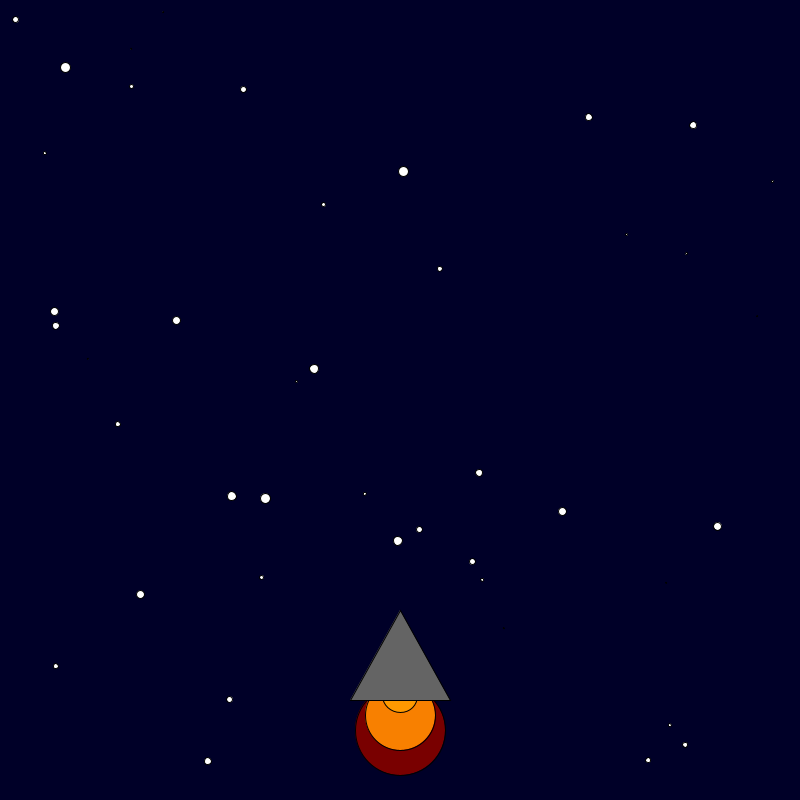
Frame 1 (no input)
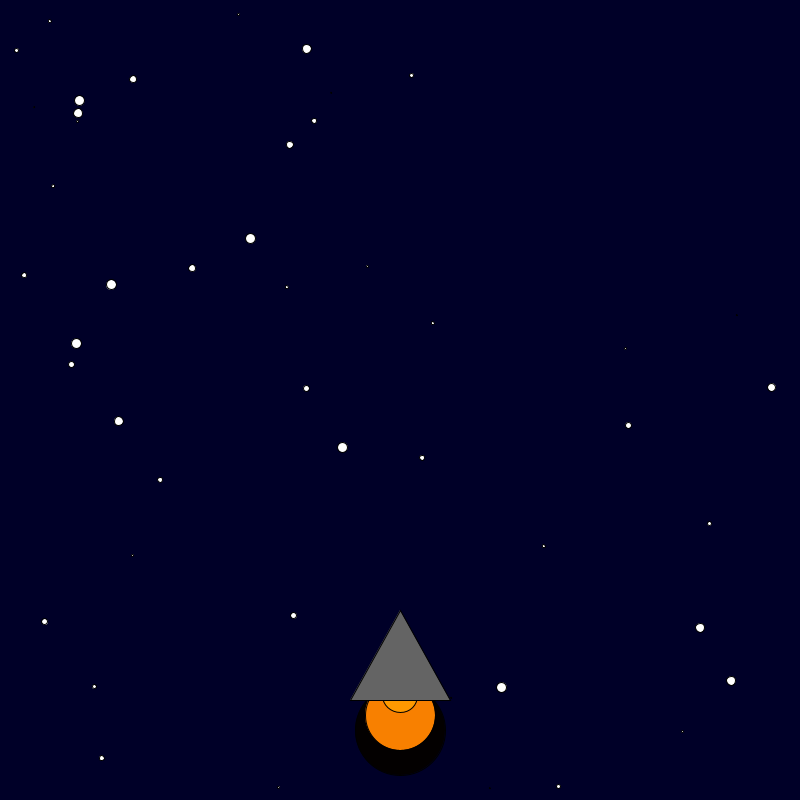
Frame 60 (the mouse pressed at the canvas centre just before this capture)
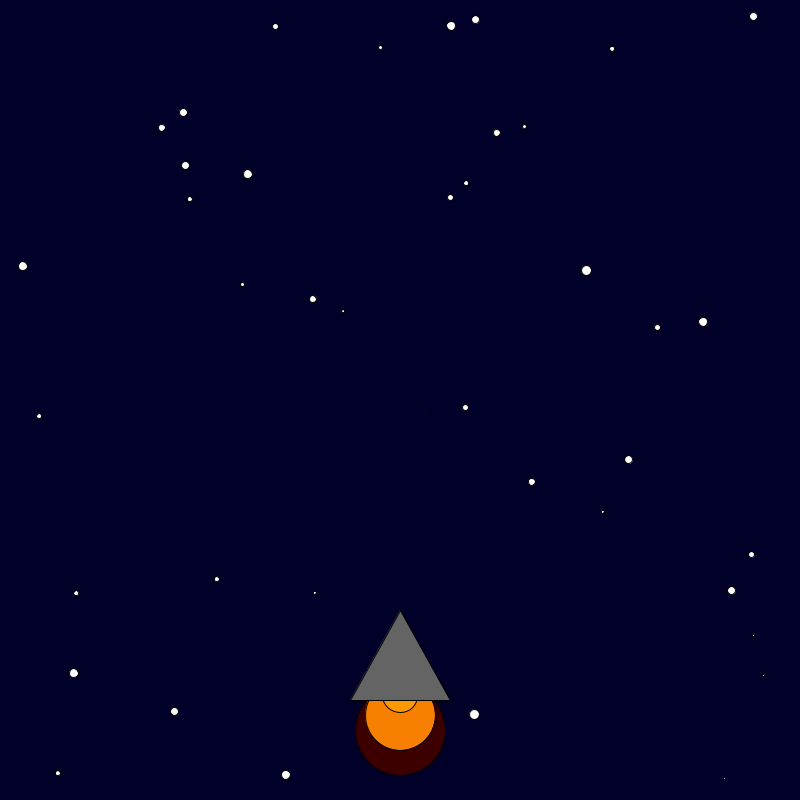
Frame 120 (the mouse held since frame 60 and released just before this capture)

The Processing sketch that drew these frames (run headless with seeded random() and noise(); from frame 60 on, the mouse is pressed at the canvas centre):

// Processing sketch: rocket_ship
// ── rocket_ship.pde
int x = 400; 
int y = 600; 

void setup() {
    size(800, 800);
    
}

void draw() {
    background(0, 0, 40); 
    fill(255,255,255);
    for (int stars=0; stars <50; stars++){
      int wh = (int)random(11);
    ellipse (random(width),random(height),wh,wh);
    }
    fill(random(255), 0, 0);
    ellipse(x, y + 130, 90, 90);
    fill(248, 128, 0);
    ellipse(x, y + 115, 70, 70);
    fill(255, 153, 0);
    ellipse(x, y + 95, 35, 35);
    fill(100, 100, 100);
    triangle(x, y + 10, x + 50, y + 100, x - 50, y + 100);
    

}
